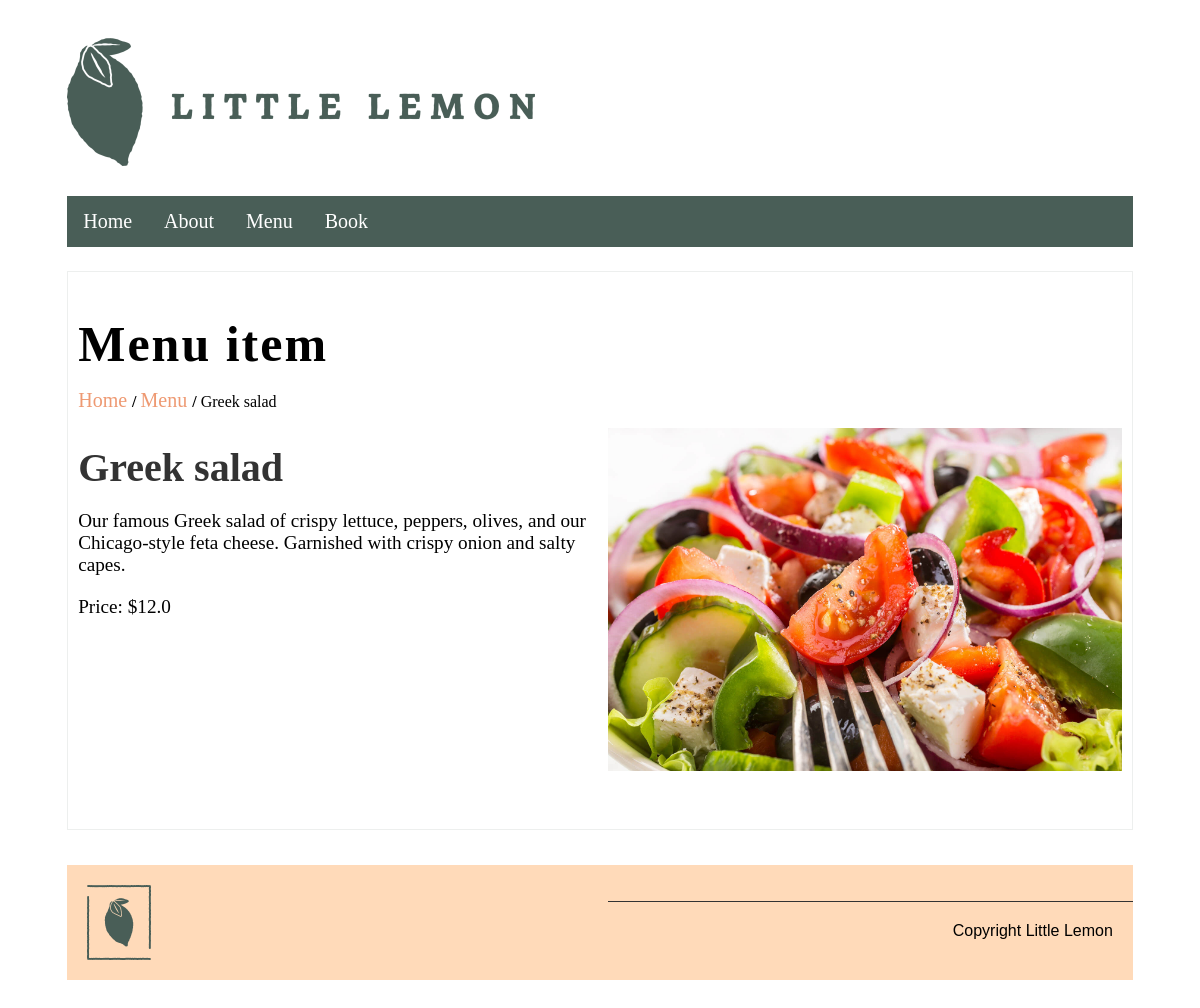
Screenshot of /menu_item/2 with the database file from the repository.
### restaurant/models.py (models this page shows, shortened)
class Menu(models.Model):
    name = models.CharField(max_length = 50)
    price = models.FloatField();
    description = models.TextField();
    image = models.ImageField();

### restaurant/views.py (the view)
# urls.py: path('menu_item/<int:id>', views.MenuItemView.as_view()),
class MenuItemView(ListView):
    def get(self, request, id):
        modelData = Menu.objects.get(id = id)
        context = {
            'title': 'Little Lemon',
            'modelData': modelData,
        }
        return render(request, 'menuItem.html', context)

### restaurant/templates/menuItem.html (shortened to what this page needs)
<div>
    {% include "header.html" %}
</div>
<div class = 'menu_item'>
    <h1> Menu item</h1>
    <p class = "navigator">
        <a href="/"> Home </a>
            <strong>/</strong>
        <a href="/menu"> Menu </a>
            <strong>/</strong>
        {{modelData.name}}
    </p>
    <div class = 'row'>
        <div class = 'column'>
            <h2> {{modelData.name}} </h2>
            <p> {{modelData.description}} </p>
            <p> Price: ${{modelData.price}} </p>
        </div>
        <div class = 'column'>
            <img src="{{ modelData.image.url }}">
        </div>
    </div>
</div>
<div>
    {% include "footer.html" %}
</div>

### restaurant/templates/menuItem.html (style rules this page uses)
.menu_item { margin: 2% 5%; border: 1px solid #EDEFEE; padding: 10px; }
.menu_item h1 { font-size: 50px; letter-spacing: 2px; margin-bottom: 0px; }
.menu_item .navigator a { color: #EE9972; text-decoration: none; font-size: 20px; }
.menu_item .row { display: flex; flex-direction: row; width: 100%; padding-bottom: 1rem; gap: 2rem 1rem; }
.menu_item .column { flex-basis: 50%; margin-bottom: 1rem; padding-bottom: 1rem; }
.menu_item .column h2 { font-size: 2.5rem; color: #333333; margin: 1rem 0; }
.menu_item .column p { font-size: 1.2rem; }
.menu_item .column img { max-width: 100%; }

### rows the page displays
Menu: name "Greek salad", description "Our famous Greek salad of crispy lettuce, peppers, olives, and our Chicago-style feta cheese. Garnished with crispy onion and salty capes.", price "12.0", image (picture)
